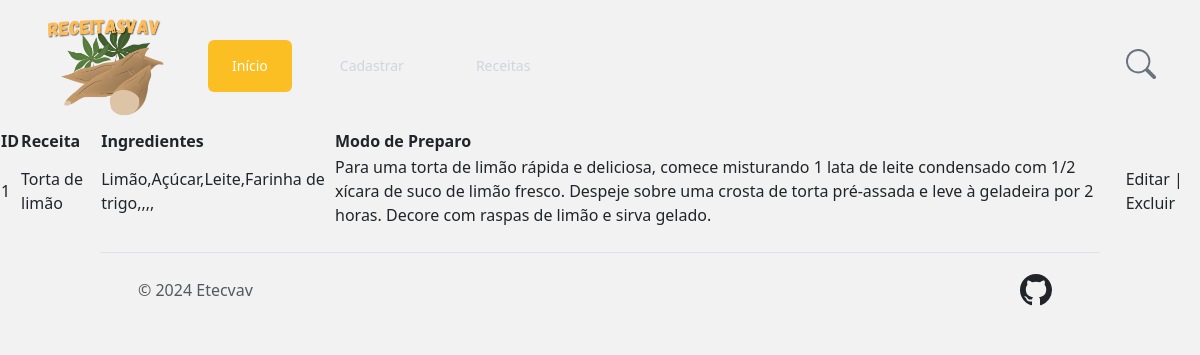
Screenshot of /lista with the database file from the repository.
### app.py (models this page shows, shortened)
class receitas(db.Model):
  idReceita = db.Column(db.Integer, primary_key=True, autoincrement=True)
  nomeReceita = db.Column(db.String(30))
  preparo = db.Column(db.String(760))
  imagem = db.Column(db.String(120))
  tempo = db.Column(db.Integer)
  ingredientes = relationship("ingredientes", backref="receita")

### app.py (the view)
@app.route('/lista')
def lista():
  receitasComIngredientes = getTodasReceitasComIngredientes()
  return render_template('lista.html', receitas = receitasComIngredientes)

### app.py (called while the page is built)
def getTodasReceitasComIngredientes():
    consulta = db.session.query(receitas.idReceita, receitas.nomeReceita, receitas.preparo,
      func.group_concat(ingredientes.nomeIngrediente)).\
    join(ingredientes).group_by(receitas.idReceita).all()
    return consulta

### templates/lista.html
{% extends 'base.html' %}
{% block conteudo %}
<table>
    <thead>
        <tr>
            <th>ID</th>
            <th>Receita</th>
            <th>Ingredientes</th>
            <th>Modo de Preparo</th>
        </tr>
    </thead>
    <tbody>
        {% for receita in receitas %}
            <tr>
                <td>{{receita.idReceita}}</td>
                <td><a href="/receita/{{receita.idReceita}}">{{receita.nomeReceita}}</a></td>
                <td>{{receita[3]}}</td>
                <td>{{receita.preparo}}</td>
                <td>
                    <a href="/editar/{{receita.idReceita}}">Editar</a> |
                    <a href="/deletar/{{receita.idReceita}}">Excluir</a>
                </td>
            </tr>
        {% endfor %}
    </tbody>
</table>
{% endblock conteudo %}

### rows the page displays
receitas: idReceita "1", nomeReceita "Torta de limão", receita "Limão,Açúcar,Leite,Farinha de trigo,,,,", preparo "Para uma torta de limão rápida e deliciosa, comece misturando 1 lata de leite condensado com 1/2 xícara de suco de limão fresco. Despeje sobre uma crosta de torta pré-assada e leve à geladeira por 2 horas. Decore com raspas de limão e sirva gelado."
